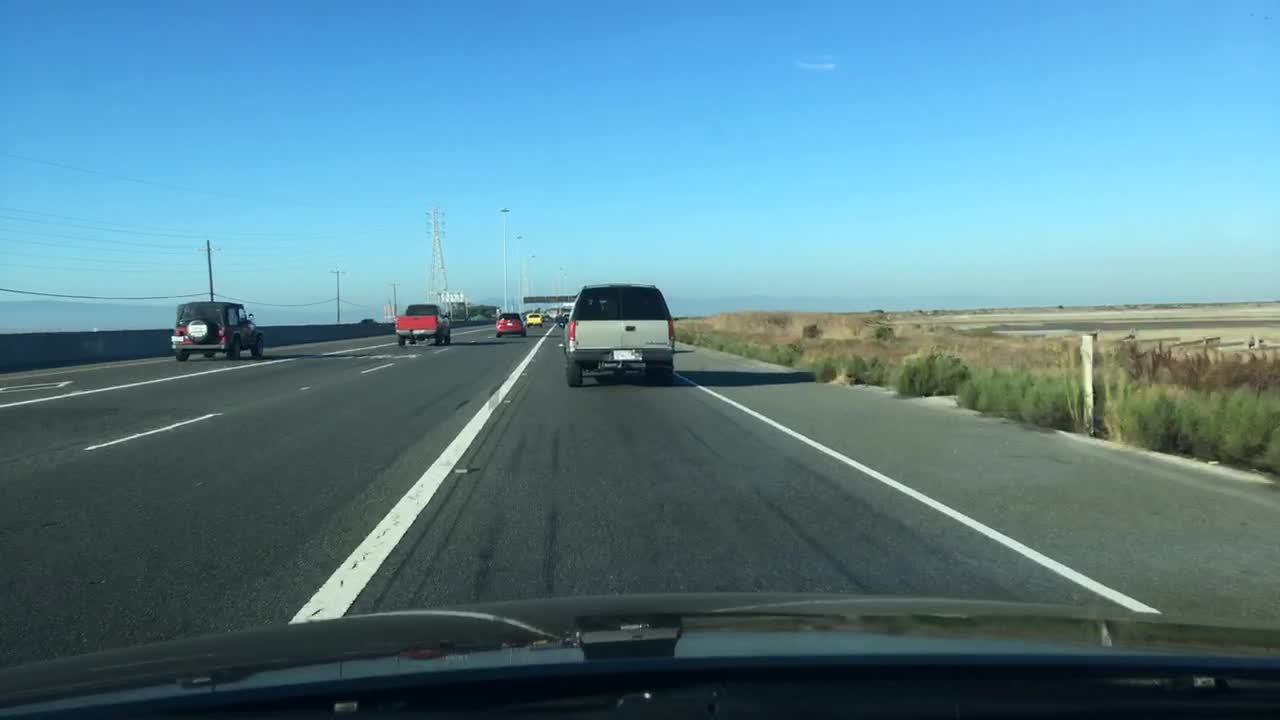
#> input picture tradalgo/dashcam.jpg, 1280 x 720 px
$ python colorThreshold.py
#> lines starting #> are read from the running program, lines starting #| are printed output that depends on the picture; after the words box and inside, x2 and y2 are one past the last pixel; in counts of white or black regions, pixels touching at a corner belong together
import cv2
import matplotlib.pyplot as plt
import numpy as np

# 1. Load the original BGR image
img_bgr = cv2.imread("dashcam.jpg")
#> img_bgr is the input picture: shape (720, 1280, 3); mean B, G, R 145.6, 131.2, 89.3

# 2. Convert to HSV color space for thresholding
hsv = cv2.cvtColor(img_bgr, cv2.COLOR_BGR2HSV)
#> hsv: shape (720, 1280, 3); mean H, S, V 88.2, 98.2, 149.9

# 3. Define target color bounds (Red wraps around the hue wheel → two ranges)
lower_red1 = np.array([0, 50, 50])
upper_red1 = np.array([10, 255, 255])
lower_red2 = np.array([170, 50, 50])
upper_red2 = np.array([180, 255, 255])

# 4. Generate the binary mask (combine both ranges)
mask1 = cv2.inRange(hsv, lower_red1, upper_red1)
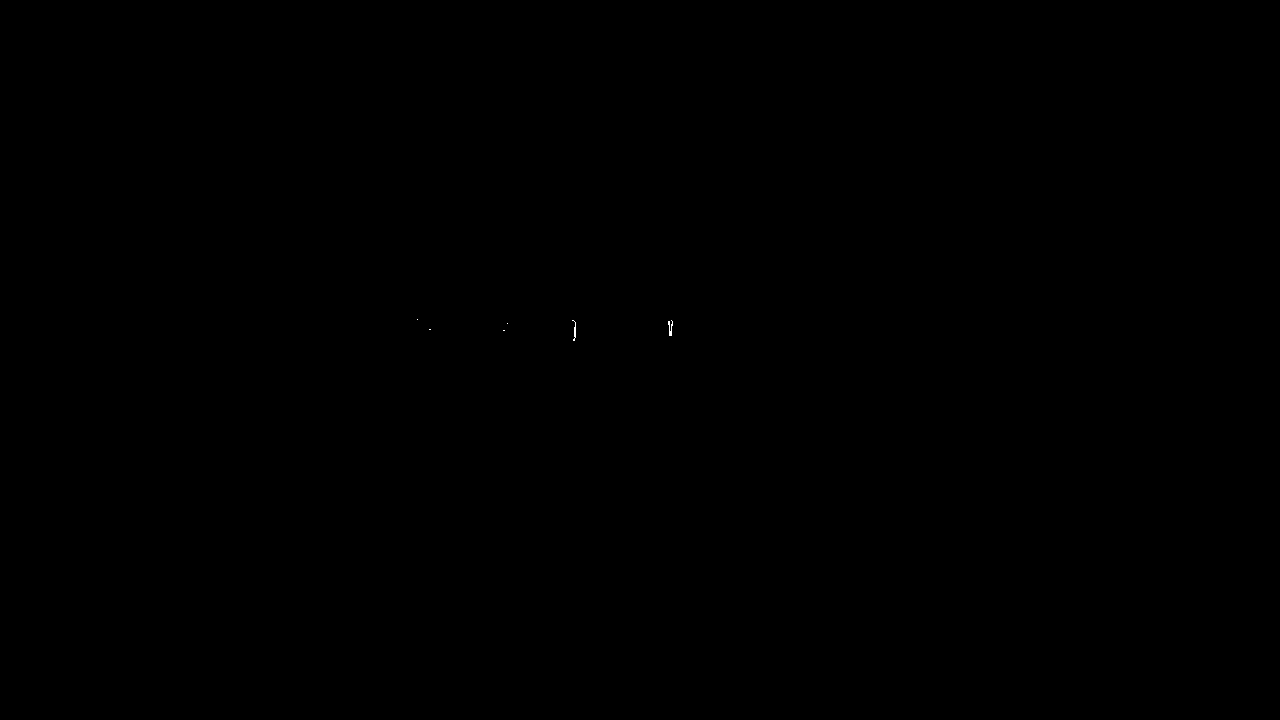
#> mask1: shape (720, 1280); 0.01% white in thin lines or dots, all inside (x1, y1, x2, y2) = (417, 319, 673, 341)
mask2 = cv2.inRange(hsv, lower_red2, upper_red2)
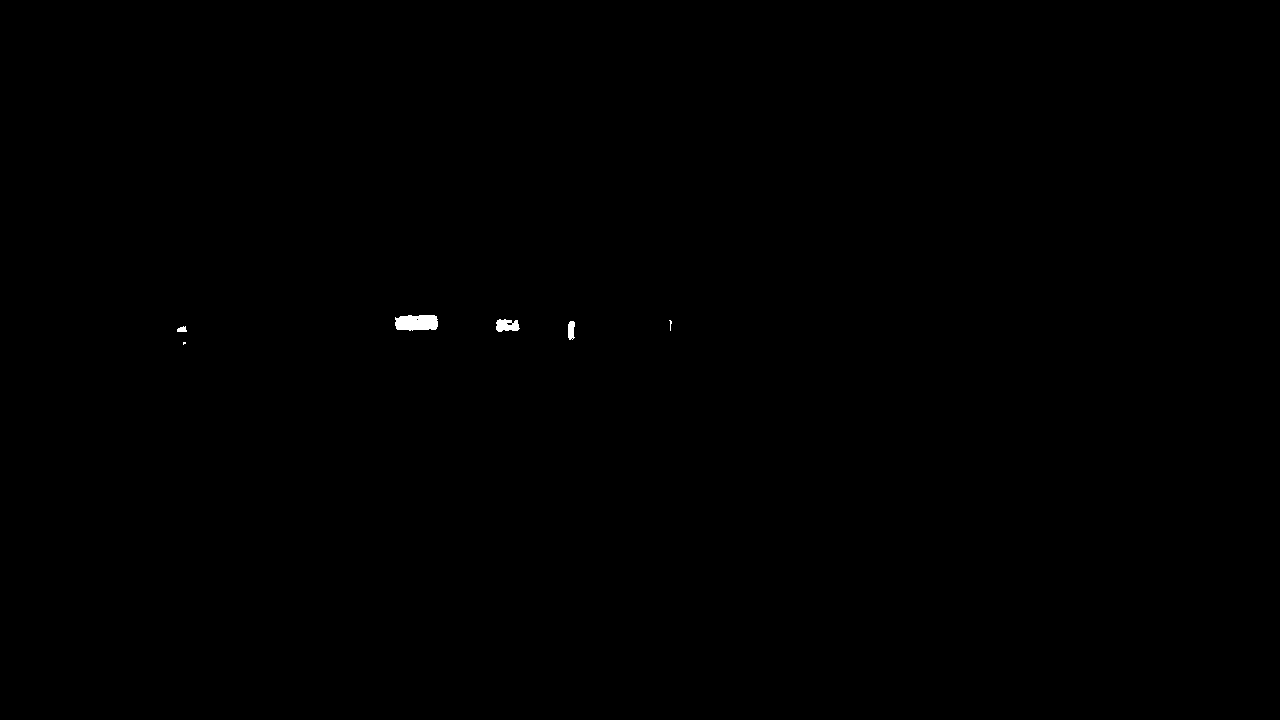
#> mask2: shape (720, 1280); 0.11% white; 6 white regions (2 under 20 px), largest, box (x1, y1, x2, y2) and area: (395, 315, 438, 331) 599, (496, 319, 520, 332) 231, (568, 321, 575, 340) 111, (177, 326, 187, 332) 45
mask = cv2.bitwise_or(mask1, mask2)
#> mask: shape (720, 1280); 0.12% white; 6 white regions (1 under 20 px), largest, box (x1, y1, x2, y2) and area: (395, 315, 438, 331) 602, (496, 319, 520, 332) 234, (568, 320, 576, 341) 145, (668, 320, 673, 336) 57, (177, 326, 187, 332) 45

# 5. Isolate target color using the mask
result_bgr = cv2.bitwise_and(img_bgr, img_bgr, mask=mask)

# 6. Convert OpenCV (BGR) arrays to Matplotlib (RGB) formatting
img_rgb = cv2.cvtColor(img_bgr, cv2.COLOR_BGR2RGB)
result_rgb = cv2.cvtColor(result_bgr, cv2.COLOR_BGR2RGB)

# 7. Construct a single Matplotlib figure with 3 subplots
fig, axes = plt.subplots(1, 3, figsize=(15, 5))

# Plot 1: Original Asset
axes[0].imshow(img_rgb)
axes[0].set_title("Original Image")
axes[0].axis("off")

# Plot 2: Binary Mask (Single-channel requires 'gray' colormap)
axes[1].imshow(mask, cmap="gray")
axes[1].set_title("Binary Mask")
axes[1].axis("off")

# Plot 3: Extracted Threshold Result
axes[2].imshow(result_rgb)
axes[2].set_title("Thresholded Result")
axes[2].axis("off")

# Optimize spatial packing and export the single combined image asset
plt.tight_layout()
plt.savefig("color_threshold_comparison.png", dpi=150)
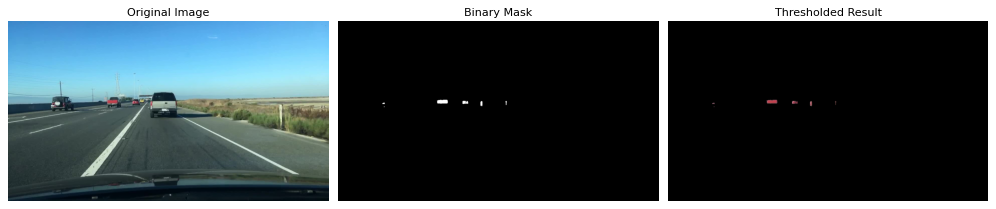
#> figure drawn by matplotlib, 3 panels
plt.close()
